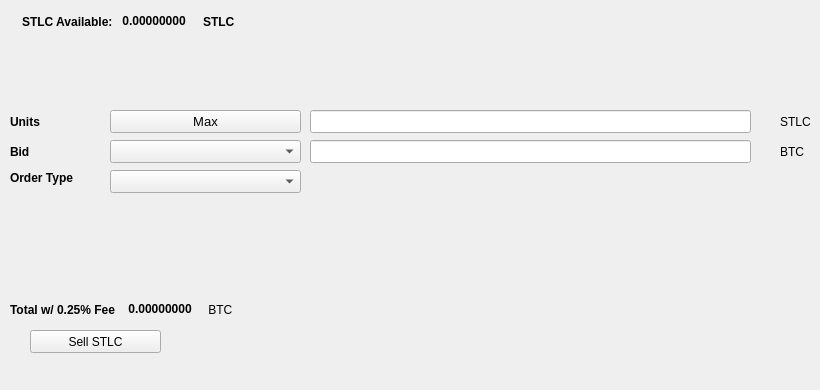
   <widget class="QWidget" name="SellTab">
    <attribute name="title">
     <string>Sell</string>
    </attribute>
    <widget class="QLabel" name="label_16">
     <property name="geometry">
      <rect>
       <x>780</x>
       <y>140</y>
       <width>31</width>
       <height>23</height>
      </rect>
     </property>
     <property name="text">
      <string>BTC</string>
     </property>
    </widget>
    <widget class="QComboBox" name="SellBidcomboBox">
     <property name="geometry">
      <rect>
       <x>110</x>
       <y>140</y>
       <width>191</width>
       <height>23</height>
      </rect>
     </property>
     <property name="font">
      <font>
       <pointsize>10</pointsize>
      </font>
     </property>
    </widget>
    <widget class="QLabel" name="label_18">
     <property name="geometry">
      <rect>
       <x>10</x>
       <y>110</y>
       <width>46</width>
       <height>23</height>
      </rect>
     </property>
     <property name="font">
      <font>
       <weight>75</weight>
       <bold>true</bold>
      </font>
     </property>
     <property name="text">
      <string>Units</string>
     </property>
    </widget>
    <widget class="QPushButton" name="Sell_Max_Amount">
     <property name="geometry">
      <rect>
       <x>110</x>
       <y>110</y>
       <width>191</width>
       <height>23</height>
      </rect>
     </property>
     <property name="font">
      <font>
       <pointsize>10</pointsize>
      </font>
     </property>
     <property name="text">
      <string>Max</string>
     </property>
    </widget>
    <widget class="QLabel" name="label_20">
     <property name="geometry">
      <rect>
       <x>10</x>
       <y>170</y>
       <width>91</width>
       <height>16</height>
      </rect>
     </property>
     <property name="font">
      <font>
       <weight>75</weight>
       <bold>true</bold>
      </font>
     </property>
     <property name="text">
      <string>Order Type</string>
     </property>
    </widget>
    <widget class="QComboBox" name="SellOrdertypeCombo">
     <property name="geometry">
      <rect>
       <x>110</x>
       <y>170</y>
       <width>191</width>
       <height>23</height>
      </rect>
     </property>
     <property name="font">
      <font>
       <pointsize>10</pointsize>
      </font>
     </property>
    </widget>
    <widget class="QLabel" name="label_21">
     <property name="geometry">
      <rect>
       <x>10</x>
       <y>140</y>
       <width>46</width>
       <height>23</height>
      </rect>
     </property>
     <property name="font">
      <font>
       <weight>75</weight>
       <bold>true</bold>
      </font>
     </property>
     <property name="text">
      <string>Bid</string>
     </property>
    </widget>
    <widget class="QLabel" name="label_22">
     <property name="geometry">
      <rect>
       <x>780</x>
       <y>110</y>
       <width>31</width>
       <height>23</height>
      </rect>
     </property>
     <property name="text">
      <string>STLC</string>
     </property>
    </widget>
    <widget class="QLineEdit" name="UnitsInputSTLC">
     <property name="geometry">
      <rect>
       <x>310</x>
       <y>110</y>
       <width>441</width>
       <height>23</height>
      </rect>
     </property>
     <property name="font">
      <font>
       <pointsize>9</pointsize>
       <weight>75</weight>
       <bold>true</bold>
      </font>
     </property>
    </widget>
    <widget class="QLineEdit" name="SellBidPriceEdit">
     <property name="geometry">
      <rect>
       <x>310</x>
       <y>140</y>
       <width>441</width>
       <height>23</height>
      </rect>
     </property>
     <property name="font">
      <font>
       <pointsize>9</pointsize>
       <weight>75</weight>
       <bold>true</bold>
      </font>
     </property>
    </widget>
    <widget class="QPushButton" name="SellSTLCBTN">
     <property name="geometry">
      <rect>
       <x>30</x>
       <y>330</y>
       <width>131</width>
       <height>23</height>
      </rect>
     </property>
     <property name="text">
      <string>Sell STLC</string>
     </property>
     <property name="icon">
      <iconset resource="../startlife">
       <normaloff>:/icons/bitcoin</normaloff>:/icons/bitcoin</iconset>
     </property>
    </widget>
    <widget class="QWidget" name="layoutWidget3">
     <property name="geometry">
      <rect>
       <x>22</x>
       <y>12</y>
       <width>258</width>
       <height>19</height>
      </rect>
     </property>
     <layout class="QHBoxLayout" name="horizontalLayout">
      <item>
       <widget class="QLabel" name="label232_2">
        <property name="font">
         <font>
          <weight>75</weight>
          <bold>true</bold>
         </font>
        </property>
        <property name="text">
         <string>STLC Available:</string>
        </property>
       </widget>
      </item>
      <item>
       <widget class="QLabel" name="STLCAvailableLabel">
        <property name="palette">
         <palette>
          <active>
           <colorrole role="WindowText">
            <brush brushstyle="SolidPattern">
             <color alpha="255">
              <red>0</red>
              <green>0</green>
              <blue>0</blue>
             </color>
            </brush>
           </colorrole>
           <colorrole role="Button">
            <brush brushstyle="SolidPattern">
             <color alpha="255">
              <red>0</red>
              <green>170</green>
              <blue>0</blue>
             </color>
            </brush>
           </colorrole>
           <colorrole role="Light">
            <brush brushstyle="SolidPattern">
             <color alpha="255">
              <red>0</red>
              <green>255</green>
              <blue>0</blue>
             </color>
            </brush>
           </colorrole>
           <colorrole role="Midlight">
            <brush brushstyle="SolidPattern">
             <color alpha="255">
              <red>0</red>
              <green>212</green>
              <blue>0</blue>
             </color>
            </brush>
           </colorrole>
           <colorrole role="Dark">
            <brush brushstyle="SolidPattern">
             <color alpha="255">
              <red>0</red>
              <green>85</green>
              <blue>0</blue>
             </color>
            </brush>
           </colorrole>
           <colorrole role="Mid">
            <brush brushstyle="SolidPattern">
             <color alpha="255">
              <red>0</red>
              <green>113</green>
              <blue>0</blue>
             </color>
            </brush>
           </colorrole>
           <colorrole role="Text">
            <brush brushstyle="SolidPattern">
             <color alpha="255">
              <red>0</red>
              <green>170</green>
              <blue>0</blue>
             </color>
            </brush>
           </colorrole>
           <colorrole role="BrightText">
            <brush brushstyle="SolidPattern">
             <color alpha="255">
              <red>255</red>
              <green>255</green>
              <blue>255</blue>
             </color>
            </brush>
           </colorrole>
           <colorrole role="ButtonText">
            <brush brushstyle="SolidPattern">
             <color alpha="255">
              <red>0</red>
              <green>0</green>
              <blue>0</blue>
             </color>
            </brush>
           </colorrole>
           <colorrole role="Base">
            <brush brushstyle="SolidPattern">
             <color alpha="255">
              <red>255</red>
              <green>255</green>
              <blue>255</blue>
             </color>
            </brush>
           </colorrole>
           <colorrole role="Window">
            <brush brushstyle="SolidPattern">
             <color alpha="255">
              <red>0</red>
              <green>170</green>
              <blue>0</blue>
             </color>
            </brush>
           </colorrole>
           <colorrole role="Shadow">
            <brush brushstyle="SolidPattern">
             <color alpha="255">
              <red>0</red>
              <green>0</green>
              <blue>0</blue>
             </color>
            </brush>
           </colorrole>
           <colorrole role="AlternateBase">
            <brush brushstyle="SolidPattern">
             <color alpha="255">
              <red>127</red>
              <green>212</green>
              <blue>127</blue>
             </color>
            </brush>
           </colorrole>
           <colorrole role="ToolTipBase">
            <brush brushstyle="SolidPattern">
             <color alpha="255">
              <red>255</red>
              <green>255</green>
              <blue>220</blue>
             </color>
            </brush>
           </colorrole>
           <colorrole role="ToolTipText">
            <brush brushstyle="SolidPattern">
             <color alpha="255">
              <red>0</red>
              <green>0</green>
              <blue>0</blue>
             </color>
            </brush>
           </colorrole>
          </active>
          <inactive>
           <colorrole role="WindowText">
            <brush brushstyle="SolidPattern">
             <color alpha="255">
              <red>0</red>
              <green>0</green>
              <blue>0</blue>
             </color>
            </brush>
           </colorrole>
           <colorrole role="Button">
            <brush brushstyle="SolidPattern">
             <color alpha="255">
              <red>0</red>
              <green>170</green>
              <blue>0</blue>
             </color>
            </brush>
           </colorrole>
           <colorrole role="Light">
            <brush brushstyle="SolidPattern">
             <color alpha="255">
              <red>0</red>
              <green>255</green>
              <blue>0</blue>
             </color>
            </brush>
           </colorrole>
           <colorrole role="Midlight">
            <brush brushstyle="SolidPattern">
             <color alpha="255">
              <red>0</red>
              <green>212</green>
              <blue>0</blue>
             </color>
            </brush>
           </colorrole>
           <colorrole role="Dark">
            <brush brushstyle="SolidPattern">
             <color alpha="255">
              <red>0</red>
              <green>85</green>
              <blue>0</blue>
             </color>
            </brush>
           </colorrole>
           <colorrole role="Mid">
            <brush brushstyle="SolidPattern">
             <color alpha="255">
              <red>0</red>
              <green>113</green>
              <blue>0</blue>
             </color>
            </brush>
           </colorrole>
           <colorrole role="Text">
            <brush brushstyle="SolidPattern">
             <color alpha="255">
              <red>0</red>
              <green>170</green>
              <blue>0</blue>
             </color>
            </brush>
           </colorrole>
           <colorrole role="BrightText">
            <brush brushstyle="SolidPattern">
             <color alpha="255">
              <red>255</red>
              <green>255</green>
              <blue>255</blue>
             </color>
            </brush>
           </colorrole>
           <colorrole role="ButtonText">
            <brush brushstyle="SolidPattern">
             <color alpha="255">
              <red>0</red>
              <green>0</green>
              <blue>0</blue>
             </color>
            </brush>
           </colorrole>
           <colorrole role="Base">
            <brush brushstyle="SolidPattern">
             <color alpha="255">
              <red>255</red>
              <green>255</green>
              <blue>255</blue>
             </color>
            </brush>
           </colorrole>
           <colorrole role="Window">
            <brush brushstyle="SolidPattern">
             <color alpha="255">
              <red>0</red>
              <green>170</green>
              <blue>0</blue>
             </color>
            </brush>
           </colorrole>
           <colorrole role="Shadow">
            <brush brushstyle="SolidPattern">
             <color alpha="255">
              <red>0</red>
              <green>0</green>
              <blue>0</blue>
             </color>
            </brush>
           </colorrole>
           <colorrole role="AlternateBase">
            <brush brushstyle="SolidPattern">
             <color alpha="255">
              <red>127</red>
              <green>212</green>
              <blue>127</blue>
             </color>
            </brush>
           </colorrole>
           <colorrole role="ToolTipBase">
            <brush brushstyle="SolidPattern">
             <color alpha="255">
              <red>255</red>
              <green>255</green>
              <blue>220</blue>
             </color>
            </brush>
           </colorrole>
           <colorrole role="ToolTipText">
            <brush brushstyle="SolidPattern">
             <color alpha="255">
              <red>0</red>
              <green>0</green>
              <blue>0</blue>
             </color>
            </brush>
           </colorrole>
          </inactive>
          <disabled>
           <colorrole role="WindowText">
            <brush brushstyle="SolidPattern">
             <color alpha="255">
              <red>0</red>
              <green>85</green>
              <blue>0</blue>
             </color>
            </brush>
           </colorrole>
           <colorrole role="Button">
            <brush brushstyle="SolidPattern">
             <color alpha="255">
              <red>0</red>
              <green>170</green>
              <blue>0</blue>
             </color>
            </brush>
           </colorrole>
           <colorrole role="Light">
            <brush brushstyle="SolidPattern">
             <color alpha="255">
              <red>0</red>
              <green>255</green>
              <blue>0</blue>
             </color>
            </brush>
           </colorrole>
           <colorrole role="Midlight">
            <brush brushstyle="SolidPattern">
             <color alpha="255">
              <red>0</red>
              <green>212</green>
              <blue>0</blue>
             </color>
            </brush>
           </colorrole>
           <colorrole role="Dark">
            <brush brushstyle="SolidPattern">
             <color alpha="255">
              <red>0</red>
              <green>85</green>
              <blue>0</blue>
             </color>
            </brush>
           </colorrole>
           <colorrole role="Mid">
            <brush brushstyle="SolidPattern">
             <color alpha="255">
              <red>0</red>
              <green>113</green>
              <blue>0</blue>
             </color>
            </brush>
           </colorrole>
           <colorrole role="Text">
            <brush brushstyle="SolidPattern">
             <color alpha="255">
              <red>0</red>
              <green>85</green>
              <blue>0</blue>
             </color>
            </brush>
           </colorrole>
           <colorrole role="BrightText">
            <brush brushstyle="SolidPattern">
             <color alpha="255">
              <red>255</red>
              <green>255</green>
              <blue>255</blue>
             </color>
            </brush>
           </colorrole>
           <colorrole role="ButtonText">
            <brush brushstyle="SolidPattern">
             <color alpha="255">
              <red>0</red>
              <green>85</green>
              <blue>0</blue>
             </color>
            </brush>
           </colorrole>
           <colorrole role="Base">
            <brush brushstyle="SolidPattern">
             <color alpha="255">
              <red>0</red>
              <green>170</green>
              <blue>0</blue>
             </color>
            </brush>
           </colorrole>
           <colorrole role="Window">
            <brush brushstyle="SolidPattern">
             <color alpha="255">
              <red>0</red>
              <green>170</green>
              <blue>0</blue>
             </color>
            </brush>
           </colorrole>
           <colorrole role="Shadow">
            <brush brushstyle="SolidPattern">
             <color alpha="255">
              <red>0</red>
              <green>0</green>
              <blue>0</blue>
             </color>
            </brush>
           </colorrole>
           <colorrole role="AlternateBase">
            <brush brushstyle="SolidPattern">
             <color alpha="255">
              <red>0</red>
              <green>170</green>
              <blue>0</blue>
             </color>
            </brush>
           </colorrole>
           <colorrole role="ToolTipBase">
            <brush brushstyle="SolidPattern">
             <color alpha="255">
              <red>255</red>
              <green>255</green>
              <blue>220</blue>
             </color>
            </brush>
           </colorrole>
           <colorrole role="ToolTipText">
            <brush brushstyle="SolidPattern">
             <color alpha="255">
              <red>0</red>
              <green>0</green>
              <blue>0</blue>
             </color>
            </brush>
           </colorrole>
          </disabled>
         </palette>
        </property>
        <property name="font">
         <font>
          <weight>75</weight>
          <bold>true</bold>
         </font>
        </property>
        <property name="text">
         <string> 0.00000000 </string>
        </property>
        <property name="textInteractionFlags">
         <set>Qt::LinksAccessibleByMouse|Qt::TextSelectableByKeyboard|Qt::TextSelectableByMouse</set>
        </property>
       </widget>
      </item>
      <item>
       <widget class="QLabel" name="labelSTLC">
        <property name="font">
         <font>
          <weight>75</weight>
          <bold>true</bold>
         </font>
        </property>
        <property name="text">
         <string>STLC</string>
        </property>
       </widget>
      </item>
     </layout>
    </widget>
    <widget class="QWidget" name="layoutWidget">
     <property name="geometry">
      <rect>
       <x>10</x>
       <y>300</y>
       <width>268</width>
       <height>19</height>
      </rect>
     </property>
     <layout class="QHBoxLayout" name="horizontalLayout_2">
      <item>
       <widget class="QLabel" name="label_19">
        <property name="font">
         <font>
          <weight>75</weight>
          <bold>true</bold>
         </font>
        </property>
        <property name="text">
         <string>Total w/ 0.25% Fee </string>
        </property>
       </widget>
      </item>
      <item>
       <widget class="QLabel" name="SellCostLabel">
        <property name="palette">
         <palette>
          <active>
           <colorrole role="WindowText">
            <brush brushstyle="SolidPattern">
             <color alpha="255">
              <red>0</red>
              <green>0</green>
              <blue>0</blue>
             </color>
            </brush>
           </colorrole>
           <colorrole role="Button">
            <brush brushstyle="SolidPattern">
             <color alpha="255">
              <red>0</red>
              <green>170</green>
              <blue>0</blue>
             </color>
            </brush>
           </colorrole>
           <colorrole role="Light">
            <brush brushstyle="SolidPattern">
             <color alpha="255">
              <red>0</red>
              <green>255</green>
              <blue>0</blue>
             </color>
            </brush>
           </colorrole>
           <colorrole role="Midlight">
            <brush brushstyle="SolidPattern">
             <color alpha="255">
              <red>0</red>
              <green>212</green>
              <blue>0</blue>
             </color>
            </brush>
           </colorrole>
           <colorrole role="Dark">
            <brush brushstyle="SolidPattern">
             <color alpha="255">
              <red>0</red>
              <green>85</green>
              <blue>0</blue>
             </color>
            </brush>
           </colorrole>
           <colorrole role="Mid">
            <brush brushstyle="SolidPattern">
             <color alpha="255">
              <red>0</red>
              <green>113</green>
              <blue>0</blue>
             </color>
            </brush>
           </colorrole>
           <colorrole role="Text">
            <brush brushstyle="SolidPattern">
             <color alpha="255">
              <red>0</red>
              <green>170</green>
              <blue>0</blue>
             </color>
            </brush>
           </colorrole>
           <colorrole role="BrightText">
            <brush brushstyle="SolidPattern">
             <color alpha="255">
              <red>255</red>
              <green>255</green>
              <blue>255</blue>
             </color>
            </brush>
           </colorrole>
           <colorrole role="ButtonText">
            <brush brushstyle="SolidPattern">
             <color alpha="255">
              <red>0</red>
              <green>0</green>
              <blue>0</blue>
             </color>
            </brush>
           </colorrole>
           <colorrole role="Base">
            <brush brushstyle="SolidPattern">
             <color alpha="255">
              <red>255</red>
              <green>255</green>
              <blue>255</blue>
             </color>
            </brush>
           </colorrole>
           <colorrole role="Window">
            <brush brushstyle="SolidPattern">
             <color alpha="255">
              <red>0</red>
              <green>170</green>
              <blue>0</blue>
             </color>
            </brush>
           </colorrole>
           <colorrole role="Shadow">
            <brush brushstyle="SolidPattern">
             <color alpha="255">
              <red>0</red>
              <green>0</green>
              <blue>0</blue>
             </color>
            </brush>
           </colorrole>
           <colorrole role="AlternateBase">
            <brush brushstyle="SolidPattern">
             <color alpha="255">
              <red>127</red>
              <green>212</green>
              <blue>127</blue>
             </color>
            </brush>
           </colorrole>
           <colorrole role="ToolTipBase">
            <brush brushstyle="SolidPattern">
             <color alpha="255">
              <red>255</red>
              <green>255</green>
              <blue>220</blue>
             </color>
            </brush>
           </colorrole>
           <colorrole role="ToolTipText">
            <brush brushstyle="SolidPattern">
             <color alpha="255">
              <red>0</red>
              <green>0</green>
              <blue>0</blue>
             </color>
            </brush>
           </colorrole>
          </active>
          <inactive>
           <colorrole role="WindowText">
            <brush brushstyle="SolidPattern">
             <color alpha="255">
              <red>0</red>
              <green>0</green>
              <blue>0</blue>
             </color>
            </brush>
           </colorrole>
           <colorrole role="Button">
            <brush brushstyle="SolidPattern">
             <color alpha="255">
              <red>0</red>
              <green>170</green>
              <blue>0</blue>
             </color>
            </brush>
           </colorrole>
           <colorrole role="Light">
            <brush brushstyle="SolidPattern">
             <color alpha="255">
              <red>0</red>
              <green>255</green>
              <blue>0</blue>
             </color>
            </brush>
           </colorrole>
           <colorrole role="Midlight">
            <brush brushstyle="SolidPattern">
             <color alpha="255">
              <red>0</red>
              <green>212</green>
              <blue>0</blue>
             </color>
            </brush>
           </colorrole>
           <colorrole role="Dark">
            <brush brushstyle="SolidPattern">
             <color alpha="255">
              <red>0</red>
              <green>85</green>
              <blue>0</blue>
             </color>
            </brush>
           </colorrole>
           <colorrole role="Mid">
            <brush brushstyle="SolidPattern">
             <color alpha="255">
              <red>0</red>
              <green>113</green>
              <blue>0</blue>
             </color>
            </brush>
           </colorrole>
           <colorrole role="Text">
            <brush brushstyle="SolidPattern">
             <color alpha="255">
              <red>0</red>
              <green>170</green>
              <blue>0</blue>
             </color>
            </brush>
           </colorrole>
           <colorrole role="BrightText">
            <brush brushstyle="SolidPattern">
             <color alpha="255">
              <red>255</red>
              <green>255</green>
              <blue>255</blue>
             </color>
            </brush>
           </colorrole>
           <colorrole role="ButtonText">
            <brush brushstyle="SolidPattern">
             <color alpha="255">
              <red>0</red>
              <green>0</green>
              <blue>0</blue>
             </color>
            </brush>
           </colorrole>
           <colorrole role="Base">
            <brush brushstyle="SolidPattern">
             <color alpha="255">
              <red>255</red>
              <green>255</green>
              <blue>255</blue>
             </color>
            </brush>
           </colorrole>
           <colorrole role="Window">
            <brush brushstyle="SolidPattern">
             <color alpha="255">
              <red>0</red>
              <green>170</green>
              <blue>0</blue>
             </color>
            </brush>
           </colorrole>
           <colorrole role="Shadow">
            <brush brushstyle="SolidPattern">
             <color alpha="255">
              <red>0</red>
              <green>0</green>
              <blue>0</blue>
             </color>
            </brush>
           </colorrole>
           <colorrole role="AlternateBase">
            <brush brushstyle="SolidPattern">
             <color alpha="255">
              <red>127</red>
              <green>212</green>
              <blue>127</blue>
             </color>
            </brush>
           </colorrole>
           <colorrole role="ToolTipBase">
            <brush brushstyle="SolidPattern">
             <color alpha="255">
              <red>255</red>
              <green>255</green>
              <blue>220</blue>
             </color>
            </brush>
           </colorrole>
           <colorrole role="ToolTipText">
            <brush brushstyle="SolidPattern">
             <color alpha="255">
              <red>0</red>
              <green>0</green>
              <blue>0</blue>
             </color>
            </brush>
           </colorrole>
          </inactive>
          <disabled>
           <colorrole role="WindowText">
            <brush brushstyle="SolidPattern">
             <color alpha="255">
              <red>0</red>
              <green>85</green>
              <blue>0</blue>
             </color>
            </brush>
           </colorrole>
           <colorrole role="Button">
            <brush brushstyle="SolidPattern">
             <color alpha="255">
              <red>0</red>
              <green>170</green>
              <blue>0</blue>
             </color>
            </brush>
           </colorrole>
           <colorrole role="Light">
            <brush brushstyle="SolidPattern">
             <color alpha="255">
              <red>0</red>
              <green>255</green>
              <blue>0</blue>
             </color>
            </brush>
           </colorrole>
           <colorrole role="Midlight">
            <brush brushstyle="SolidPattern">
             <color alpha="255">
              <red>0</red>
              <green>212</green>
              <blue>0</blue>
             </color>
            </brush>
           </colorrole>
           <colorrole role="Dark">
            <brush brushstyle="SolidPattern">
             <color alpha="255">
              <red>0</red>
              <green>85</green>
              <blue>0</blue>
             </color>
            </brush>
           </colorrole>
           <colorrole role="Mid">
            <brush brushstyle="SolidPattern">
             <color alpha="255">
              <red>0</red>
              <green>113</green>
              <blue>0</blue>
             </color>
            </brush>
           </colorrole>
           <colorrole role="Text">
            <brush brushstyle="SolidPattern">
             <color alpha="255">
              <red>0</red>
              <green>85</green>
              <blue>0</blue>
             </color>
            </brush>
           </colorrole>
           <colorrole role="BrightText">
            <brush brushstyle="SolidPattern">
             <color alpha="255">
              <red>255</red>
              <green>255</green>
              <blue>255</blue>
             </color>
            </brush>
           </colorrole>
           <colorrole role="ButtonText">
            <brush brushstyle="SolidPattern">
             <color alpha="255">
              <red>0</red>
              <green>85</green>
              <blue>0</blue>
             </color>
            </brush>
           </colorrole>
           <colorrole role="Base">
            <brush brushstyle="SolidPattern">
             <color alpha="255">
              <red>0</red>
              <green>170</green>
              <blue>0</blue>
             </color>
            </brush>
           </colorrole>
           <colorrole role="Window">
            <brush brushstyle="SolidPattern">
             <color alpha="255">
              <red>0</red>
              <green>170</green>
              <blue>0</blue>
             </color>
            </brush>
           </colorrole>
           <colorrole role="Shadow">
            <brush brushstyle="SolidPattern">
             <color alpha="255">
              <red>0</red>
              <green>0</green>
              <blue>0</blue>
             </color>
            </brush>
           </colorrole>
           <colorrole role="AlternateBase">
            <brush brushstyle="SolidPattern">
             <color alpha="255">
              <red>0</red>
              <green>170</green>
              <blue>0</blue>
             </color>
            </brush>
           </colorrole>
           <colorrole role="ToolTipBase">
            <brush brushstyle="SolidPattern">
             <color alpha="255">
              <red>255</red>
              <green>255</green>
              <blue>220</blue>
             </color>
            </brush>
           </colorrole>
           <colorrole role="ToolTipText">
            <brush brushstyle="SolidPattern">
             <color alpha="255">
              <red>0</red>
              <green>0</green>
              <blue>0</blue>
             </color>
            </brush>
           </colorrole>
          </disabled>
         </palette>
        </property>
        <property name="font">
         <font>
          <weight>75</weight>
          <bold>true</bold>
         </font>
        </property>
        <property name="autoFillBackground">
         <bool>false</bool>
        </property>
        <property name="text">
         <string> 0.00000000</string>
        </property>
        <property name="textInteractionFlags">
         <set>Qt::LinksAccessibleByMouse|Qt::TextSelectableByMouse</set>
        </property>
       </widget>
      </item>
      <item>
       <widget class="QLabel" name="label_17">
        <property name="font">
         <font>
          <weight>50</weight>
          <bold>false</bold>
         </font>
        </property>
        <property name="text">
         <string> BTC</string>
        </property>
       </widget>
      </item>
     </layout>
    </widget>
    <widget class="QLabel" name="label_23">
     <property name="geometry">
      <rect>
       <x>460</x>
       <y>300</y>
       <width>281</width>
       <height>81</height>
      </rect>
     </property>
     <property name="text">
      <string/>
     </property>
     <property name="pixmap">
      <pixmap>:/images/bittrex</pixmap>
     </property>
    </widget>
   </widget>
